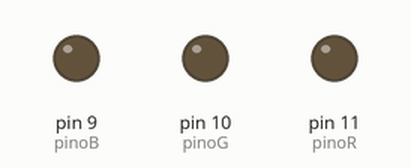
Bench run of a sketch on a simulated Arduino Uno, built with avr-gcc and run on an emulated ATmega328P. Parts: output pins drawn as LEDs (lit = HIGH).

Above: at 0.1 s.
At 5.1 s:
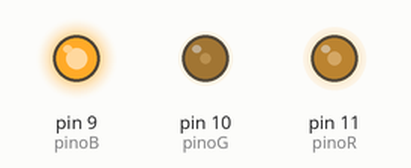
Timing chart, 0 to 6.6 s (numbered marks = the images above):
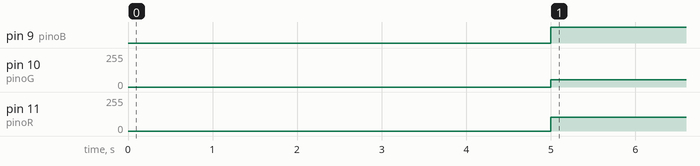

Measured:
- by itself, pin 9 (pinoB): LOW → HIGH at 5.0 s
- by itself, pin 10 (pinoG): 0/255 → 55/255 at 5.0 s
- by itself, pin 11 (pinoR): 0/255 → 105/255 at 5.0 s

The sketch:

rgb.ino
```cpp
int pinoR = 11;
int pinoG = 10;
int pinoB = 9;

#define COMMON_ANODE

void setup(){
  delay(5000);
  pinMode(pinoR, OUTPUT);
  pinMode(pinoG, OUTPUT);
  pinMode(pinoB, OUTPUT);
}

void loop(){
  setColor(150, 200, 0); //PARÂMETROS PARA PRODUZIR A COR VERMELHA
}


void setColor(int vermelho, int verde, int azul){

  #ifdef COMMON_ANODE //SE O LED RGB FOR DEFINIDO COMO ANODO COMUM, FAZ
    vermelho = 255 - vermelho; //VARIÁVEL RECEBE O RESULTADO DA OPERAÇÃO '255 MENOS O PARÂMETRO (vermelho) INFORMADO' NA CHAMADA DA FUNÇÃO
    verde = 255 - verde; //VARIÁVEL RECEBE O RESULTADO DA OPERAÇÃO '255 MENOS O PARÂMETRO (verde) INFORMADO' NA CHAMADA DA FUNÇÃO
    azul = 255 - azul; //VARIÁVEL RECEBE O RESULTADO DA OPERAÇÃO '255 MENOS O PARÂMETRO (azul) INFORMADO' NA CHAMADA DA FUNÇÃO
  #endif
  analogWrite(pinoR, vermelho); //DEFINE O BRILHO DO LED DE ACORDO COM O VALOR INFORMADO PELA VARIÁVEL 'vermelho'
  analogWrite(pinoG, verde); //DEFINE O BRILHO DO LED DE ACORDO COM O VALOR INFORMADO PELA VARIÁVEL 'verde'
  analogWrite(pinoB, azul); //DEFINE O BRILHO DO LED DE ACORDO COM O VALOR INFORMADO PELA VARIÁVEL 'azul'
}
```
